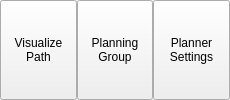
              <widget class="QWidget" name="widget_31" native="true">
               <property name="minimumSize">
                <size>
                 <width>230</width>
                 <height>0</height>
                </size>
               </property>
               <property name="maximumSize">
                <size>
                 <width>900</width>
                 <height>16777215</height>
                </size>
               </property>
               <layout class="QHBoxLayout" name="horizontalLayout_35">
                <property name="spacing">
                 <number>0</number>
                </property>
                <property name="leftMargin">
                 <number>0</number>
                </property>
                <property name="topMargin">
                 <number>0</number>
                </property>
                <property name="rightMargin">
                 <number>0</number>
                </property>
                <property name="bottomMargin">
                 <number>0</number>
                </property>
                <item>
                 <widget class="QToolButton" name="toolButton_5">
                  <property name="sizePolicy">
                   <sizepolicy hsizetype="Preferred" vsizetype="Preferred">
                    <horstretch>0</horstretch>
                    <verstretch>0</verstretch>
                   </sizepolicy>
                  </property>
                  <property name="maximumSize">
                   <size>
                    <width>77</width>
                    <height>16777215</height>
                   </size>
                  </property>
                  <property name="text">
                   <string>Visualize
Path</string>
                  </property>
                  <property name="icon">
                   <iconset resource="../resources.qrc">
                    <normaloff>:/icons/icons8-play-48.png</normaloff>:/icons/icons8-play-48.png</iconset>
                  </property>
                  <property name="iconSize">
                   <size>
                    <width>40</width>
                    <height>40</height>
                   </size>
                  </property>
                  <property name="toolButtonStyle">
                   <enum>Qt::ToolButtonStyle::ToolButtonTextUnderIcon</enum>
                  </property>
                 </widget>
                </item>
                <item>
                 <widget class="QToolButton" name="planning_group_button">
                  <property name="sizePolicy">
                   <sizepolicy hsizetype="Preferred" vsizetype="Expanding">
                    <horstretch>0</horstretch>
                    <verstretch>0</verstretch>
                   </sizepolicy>
                  </property>
                  <property name="maximumSize">
                   <size>
                    <width>77</width>
                    <height>16777215</height>
                   </size>
                  </property>
                  <property name="text">
                   <string>Planning
Group</string>
                  </property>
                  <property name="icon">
                   <iconset resource="../resources.qrc">
                    <normaloff>:/icons/icons8-stacked-organizational-chart-48.png</normaloff>:/icons/icons8-stacked-organizational-chart-48.png</iconset>
                  </property>
                  <property name="iconSize">
                   <size>
                    <width>36</width>
                    <height>36</height>
                   </size>
                  </property>
                  <property name="toolButtonStyle">
                   <enum>Qt::ToolButtonStyle::ToolButtonTextUnderIcon</enum>
                  </property>
                 </widget>
                </item>
                <item>
                 <widget class="QToolButton" name="planner_settings_button">
                  <property name="sizePolicy">
                   <sizepolicy hsizetype="Fixed" vsizetype="Preferred">
                    <horstretch>0</horstretch>
                    <verstretch>0</verstretch>
                   </sizepolicy>
                  </property>
                  <property name="minimumSize">
                   <size>
                    <width>77</width>
                    <height>32</height>
                   </size>
                  </property>
                  <property name="toolTip">
                   <string>&lt;html&gt;&lt;head/&gt;&lt;body&gt;&lt;p&gt;Save Project to Computer&lt;/p&gt;&lt;/body&gt;&lt;/html&gt;</string>
                  </property>
                  <property name="text">
                   <string>Planner
Settings</string>
                  </property>
                  <property name="icon">
                   <iconset resource="../resources.qrc">
                    <normaloff>:/icons/icons8-engineering-48.png</normaloff>:/icons/icons8-engineering-48.png</iconset>
                  </property>
                  <property name="iconSize">
                   <size>
                    <width>36</width>
                    <height>36</height>
                   </size>
                  </property>
                  <property name="toolButtonStyle">
                   <enum>Qt::ToolButtonStyle::ToolButtonTextUnderIcon</enum>
                  </property>
                 </widget>
                </item>
               </layout>
              </widget>
